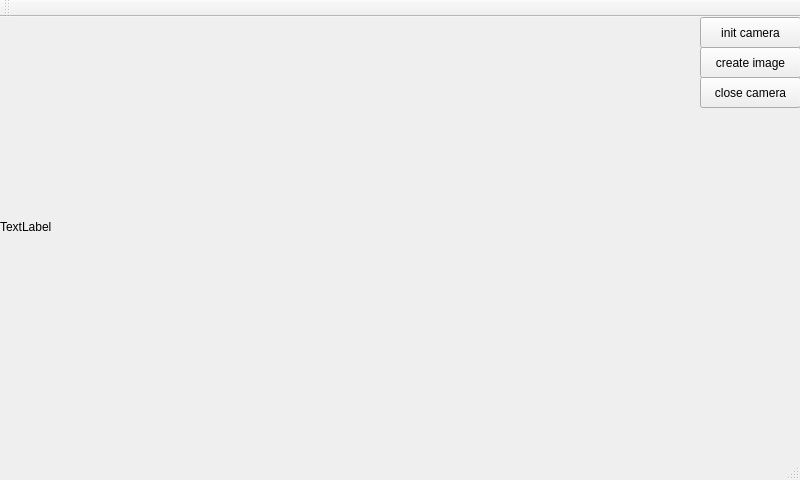
<?xml version="1.0" encoding="UTF-8"?>
<ui version="4.0">
 <class>micamera</class>
 <widget class="QMainWindow" name="micamera">
  <property name="geometry">
   <rect>
    <x>0</x>
    <y>0</y>
    <width>800</width>
    <height>480</height>
   </rect>
  </property>
  <property name="windowTitle">
   <string>micamera</string>
  </property>
  <widget class="QWidget" name="centralWidget">
   <widget class="QPushButton" name="initCamera">
    <property name="geometry">
     <rect>
      <x>700</x>
      <y>0</y>
      <width>101</width>
      <height>31</height>
     </rect>
    </property>
    <property name="text">
     <string>init camera</string>
    </property>
   </widget>
   <widget class="QLabel" name="viewphoto">
    <property name="geometry">
     <rect>
      <x>0</x>
      <y>10</y>
      <width>240</width>
      <height>400</height>
     </rect>
    </property>
    <property name="text">
     <string>TextLabel</string>
    </property>
   </widget>
   <widget class="QPushButton" name="create_photo">
    <property name="geometry">
     <rect>
      <x>700</x>
      <y>30</y>
      <width>101</width>
      <height>31</height>
     </rect>
    </property>
    <property name="text">
     <string>create image</string>
    </property>
   </widget>
   <widget class="QPushButton" name="closeCamera">
    <property name="geometry">
     <rect>
      <x>700</x>
      <y>60</y>
      <width>101</width>
      <height>31</height>
     </rect>
    </property>
    <property name="text">
     <string>close camera</string>
    </property>
   </widget>
  </widget>
  <widget class="QMenuBar" name="menuBar">
   <property name="geometry">
    <rect>
     <x>0</x>
     <y>0</y>
     <width>800</width>
     <height>27</height>
    </rect>
   </property>
  </widget>
  <widget class="QToolBar" name="mainToolBar">
   <attribute name="toolBarArea">
    <enum>TopToolBarArea</enum>
   </attribute>
   <attribute name="toolBarBreak">
    <bool>false</bool>
   </attribute>
  </widget>
  <widget class="QStatusBar" name="statusBar"/>
 </widget>
 <layoutdefault spacing="6" margin="11"/>
 <resources/>
 <connections/>
</ui>
